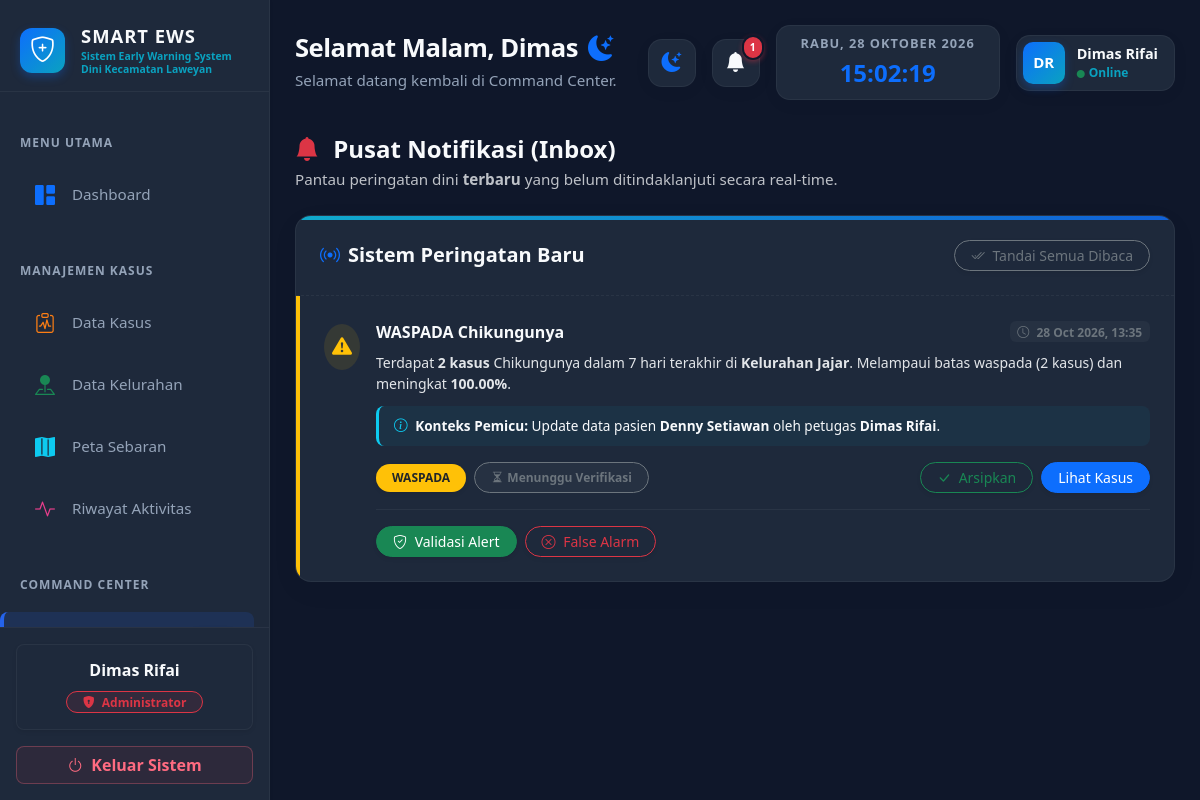
The page /pages/notifikasi/index.php (signed in) on the database its author committed.
### tables this page shows
CREATE TABLE `tabel_role` (
  `id_role` int NOT NULL,
  `nama_role` varchar(50) NOT NULL,
  `deskripsi` text,
  `created_at` timestamp NULL DEFAULT CURRENT_TIMESTAMP
);

CREATE TABLE `tabel_alert` (
  `id_alert` int NOT NULL,
  `id_pengguna` int DEFAULT NULL COMMENT 'Relasi ke petugas pembuat/pemicu alert',
  `id_kelurahan` int NOT NULL COMMENT 'Relasi ke lokasi yang memicu alert',
  `id_penyakit` int NOT NULL COMMENT 'Relasi ke penyakit wabahnya',
  `tingkat_alert` enum('waspada','potensi_wabah','penurunan') NOT NULL COMMENT 'Kuning, Merah, atau Hijau',
  `jumlah_kasus_aktual` int NOT NULL COMMENT 'Jumlah kasus di periode saat ini',
  `ambang_batas_digunakan` int NOT NULL COMMENT 'Angka threshold yang tertembus',
  `periode_hari_digunakan` int NOT NULL COMMENT 'Rentang waktu (misal: 7 hari)',
  `kasus_periode_sebelumnya` int NOT NULL COMMENT 'Jumlah kasus 7 hari sebelumnya',
  `persentase_kenaikan` decimal(5,2) NOT NULL COMMENT 'Nilai % kenaikan',
  `pesan_alert` varchar(255) NOT NULL COMMENT 'Teks yang akan dibaca petugas (misal: Kenaikan Kasus Diare)',
  `status_baca` enum('belum','sudah') DEFAULT 'belum' COMMENT 'Untuk menghilangkan tanda merah di ikon lonceng jika sudah diklik',
  `status_verifikasi` enum('menunggu','valid','abaikan') DEFAULT 'menunggu' COMMENT 'Status validasi dari atasan',
  `id_verifikator` int DEFAULT NULL COMMENT 'ID User yang melakukan verifikasi',
  `waktu_verifikasi` datetime DEFAULT NULL,
  `created_at` timestamp NULL DEFAULT CURRENT_TIMESTAMP COMMENT 'Waktu peringatan dipicu'
);

CREATE TABLE `tabel_penyakit` (
  `id_penyakit` int NOT NULL,
  `kode_icd` varchar(10) NOT NULL,
  `nama_populer` varchar(100) NOT NULL COMMENT 'Nama yang akan muncul di grafik dashboard (DBD, ISPA, dll)',
  `status_pantau` enum('aktif','nonaktif') DEFAULT 'aktif' COMMENT 'Apakah penyakit ini masuk dalam radar peringatan dini saat ini?',
  `id_pengguna` int DEFAULT NULL COMMENT 'ID user yang menambahkan/mengedit data terakhir',
  `created_at` timestamp NULL DEFAULT CURRENT_TIMESTAMP,
  `updated_at` timestamp NULL DEFAULT CURRENT_TIMESTAMP ON UPDATE CURRENT_TIMESTAMP
);

CREATE TABLE `tabel_kelurahan` (
  `id_kelurahan` int NOT NULL,
  `id_pengguna` int DEFAULT NULL COMMENT 'Relasi ke admin yang mendaftarkan wilayah',
  `kode_wilayah` varchar(20) NOT NULL COMMENT 'Kode referensi Kemendagri atau BPS (berguna untuk integrasi SATUSEHAT nantinya)',
  `nama_kelurahan` varchar(100) NOT NULL,
  `kodepos` varchar(10) DEFAULT NULL,
  `jumlah_penduduk` int DEFAULT '0' COMMENT 'Populasi riil untuk pembagi perhitungan rasio penyebaran wabah',
  `luas_wilayah_km2` decimal(10,2) DEFAULT '0.00' COMMENT 'Untuk menganalisis kepadatan penduduk berbanding kasus',
  `geo_polygon` json DEFAULT NULL COMMENT 'Menyimpan koordinat batas wilayah format GeoJSON untuk digambar di peta Bootstrap/Leaflet.js',
  `created_at` timestamp NULL DEFAULT CURRENT_TIMESTAMP,
  `updated_at` timestamp NULL DEFAULT CURRENT_TIMESTAMP ON UPDATE CURRENT_TIMESTAMP
);

CREATE TABLE `tabel_kasus` (
  `id_kasus` int NOT NULL,
  `id_pengguna` int NOT NULL COMMENT 'Relasi ke petugas yang menginput data',
  `id_penyakit` int NOT NULL COMMENT 'Relasi ke data penyakit (DBD, ISPA, dll)',
  `id_kelurahan` int NOT NULL COMMENT 'Relasi ke lokasi kejadian',
  `nik_pasien` varchar(16) NOT NULL,
  `nama_pasien` varchar(100) NOT NULL,
  `jenis_kelamin` enum('L','P') NOT NULL DEFAULT 'L',
  `tanggal_lahir` date DEFAULT NULL,
  `no_telepon` varchar(20) DEFAULT NULL,
  `alamat_lengkap` text,
  `tanggal_lapor` date NOT NULL,
  `tanggal_onset` date DEFAULT NULL,
  `tanggal_diagnosis` date DEFAULT NULL,
  `tanggal_selesai` date DEFAULT NULL,
  `status_kasus` enum('suspek','terkonfirmasi','sembuh','meninggal') DEFAULT 'terkonfirmasi',
  `is_deleted` tinyint(1) NOT NULL DEFAULT '0',
  `created_at` timestamp NULL DEFAULT CURRENT_TIMESTAMP,
  `updated_at` timestamp NULL DEFAULT CURRENT_TIMESTAMP ON UPDATE CURRENT_TIMESTAMP
);

CREATE TABLE `tabel_pengguna` (
  `id_pengguna` int NOT NULL,
  `id_role` int NOT NULL,
  `nama_lengkap` varchar(100) NOT NULL,
  `username` varchar(50) NOT NULL,
  `password_hash` varchar(255) NOT NULL,
  `email` varchar(100) DEFAULT NULL,
  `nip` varchar(50) DEFAULT NULL,
  `jabatan` varchar(100) DEFAULT NULL,
  `no_telepon` varchar(20) DEFAULT NULL,
  `jenis_kelamin` enum('L','P') DEFAULT NULL COMMENT 'L = Laki-laki, P = Perempuan',
  `alamat` text,
  `status_kepegawaian` enum('tetap','kontrak','magang') DEFAULT NULL,
  `status_aktif` enum('aktif','nonaktif') DEFAULT 'aktif',
  `last_login` timestamp NULL DEFAULT NULL,
  `created_at` timestamp NULL DEFAULT CURRENT_TIMESTAMP,
  `updated_at` timestamp NULL DEFAULT CURRENT_TIMESTAMP ON UPDATE CURRENT_TIMESTAMP
);

### pages/notifikasi/index.php (the view, shortened to what the rows shown need)
<?php
require_once '../../config/koneksi.php';
$id_role      = $_SESSION['id_role'];
$nama_lengkap = $_SESSION['nama_lengkap'];
$query_role = mysqli_query($koneksi, "SELECT nama_role FROM tabel_role WHERE id_role = '$id_role'");
$nama_role  = ($row = mysqli_fetch_assoc($query_role)) ? $row['nama_role'] : "User";
include '../../layout/header.php';
include '../../layout/sidebar.php';
?>
<div id="main-content">
    <?php include '../../layout/topbar.php'; ?>
    <div class="row g-4 mb-4">
        <div class="col-12">
            <div class="panel-card h-100 d-flex flex-column">
                <div class="list-group list-group-flush flex-grow-1">
                    <?php
                    $q_alert = mysqli_query($koneksi, "
                        SELECT a.*, k.nama_kelurahan, p.nama_populer
                        FROM tabel_alert a
                        JOIN tabel_kelurahan k ON a.id_kelurahan = k.id_kelurahan
                        JOIN tabel_penyakit p ON a.id_penyakit = p.id_penyakit
                        WHERE a.status_verifikasi != 'abaikan'
                        AND a.status_baca = 'belum'
                        ORDER BY a.created_at DESC
                    ");
                    if (mysqli_num_rows($q_alert) > 0) {
                        while ($alert = mysqli_fetch_assoc($q_alert)) {
                            $id_kelurahan = $alert['id_kelurahan'];
                            $id_penyakit = $alert['id_penyakit'];
                            if ($alert['tingkat_alert'] == 'potensi_wabah') {
                                $border_class = 'border-left-danger';
                                $icon = '<div class="bg-danger bg-opacity-10 rounded-circle p-2 d-inline-block"><i class="bi bi-exclamation-octagon-fill text-danger fs-5"></i></div>';
                                $badge = '<span class="badge bg-danger px-3 py-2 rounded-pill shadow-sm">POTENSI WABAH</span>';
                            } elseif ($alert['tingkat_alert'] == 'waspada') {
                                $border_class = 'border-left-warning';
                                $icon = '<div class="bg-warning bg-opacity-10 rounded-circle p-2 d-inline-block"><i class="bi bi-exclamation-triangle-fill text-warning fs-5"></i></div>';
                                $badge = '<span class="badge bg-warning text-dark px-3 py-2 rounded-pill shadow-sm">WASPADA</span>';
                            } else {
                                $border_class = 'border-left-success';
                                $icon = '<div class="bg-success bg-opacity-10 rounded-circle p-2 d-inline-block"><i class="bi bi-shield-check text-success fs-5"></i></div>';
                                $badge = '<span class="badge bg-success px-3 py-2 rounded-pill shadow-sm">KONDISI MEMBAIK</span>';
                            }
                            if ($alert['tingkat_alert'] == 'penurunan') {
                                $pesan_dinamis = "Kabar baik. Kasus aktif <b>{$alert['nama_populer']}</b> di <b>Kelurahan {$alert['nama_kelurahan']}</b> turun menjadi <b>{$alert['jumlah_kasus_aktual']} kasus</b> (di bawah ambang batas waspada).";
                            } elseif (!empty($alert['jumlah_kasus_aktual'])) {
                                $pesan_dinamis = "Terdapat <b>{$alert['jumlah_kasus_aktual']} kasus</b> {$alert['nama_populer']} dalam {$alert['periode_hari_digunakan']} hari terakhir di <b>Kelurahan {$alert['nama_kelurahan']}</b>. Melampaui batas waspada ({$alert['ambang_batas_digunakan']} kasus) dan meningkat <b>{$alert['persentase_kenaikan']}%</b>.";
                            } else {
                                $pesan_dinamis = "Terdeteksi lonjakan kasus <b>{$alert['nama_populer']}</b> di wilayah <b>Kelurahan {$alert['nama_kelurahan']}</b>.";
                            }
                            $waktu_alert = $alert['created_at'];
                            $q_trigger = mysqli_query($koneksi, "
                                SELECT k.nama_pasien, u.nama_lengkap AS nama_petugas
                                FROM tabel_kasus k
                                JOIN tabel_pengguna u ON k.id_pengguna = u.id_pengguna
                                WHERE k.id_kelurahan = '$id_kelurahan' AND k.id_penyakit = '$id_penyakit'
                                AND k.created_at <= '$waktu_alert'
                                ORDER BY k.created_at DESC LIMIT 1
                            ");
                            $info_pemicu = "";
                            if(mysqli_num_rows($q_trigger) > 0) {
                                $trigger = mysqli_fetch_assoc($q_trigger);
                                $info_pemicu = "
                                    <div class='alert-context-box'>
                                        <i class='bi bi-info-circle me-1 text-info'></i>
                                        <b>Konteks Pemicu:</b> Update data pasien <b>{$trigger['nama_pasien']}</b> oleh petugas <b>{$trigger['nama_petugas']}</b>.
                                    </div>
                                ";
                            }
                            if ($alert['status_verifikasi'] == 'menunggu') {
                                $badge .= ' <span class="badge bg-secondary bg-opacity-10 text-secondary border border-secondary px-3 py-2 rounded-pill ms-1"><i class="bi bi-hourglass-split me-1"></i>Menunggu Verifikasi</span>';
                            } else {
                                $badge .= ' <span class="badge bg-success bg-opacity-10 text-success border border-success px-3 py-2 rounded-pill ms-1"><i class="bi bi-shield-check me-1"></i>Terverifikasi</span>';
                            }
                            $waktu = date('d M Y, H:i', strtotime($alert['created_at']));
                            echo "
                            <div class='list-group-item-custom $border_class d-flex gap-3 align-items-start'>
                                <div class='mt-1'>$icon</div>
                                <div class='flex-grow-1'>
                                    <div class='d-flex justify-content-between align-items-center mb-2'>
                                        <div class='fw-bold fs-6'>{$alert['pesan_alert']}</div>
                                        <span class='badge bg-secondary bg-opacity-10 text-secondary'><i class='bi bi-clock me-1'></i> $waktu</span>
                                    </div>
                                    <p class='mb-2 small' style='opacity: 0.9;'>$pesan_dinamis</p>
                                    $info_pemicu
                                    <div class='d-flex flex-wrap justify-content-between align-items-center mt-3 gap-2'>
                                        <div>$badge</div>
                                        <div class='d-flex gap-2'>
                                            <a href='proses_baca.php?id={$alert['id_alert']}' class='btn btn-sm btn-outline-success rounded-pill px-3 shadow-sm' title='Tandai Selesai (Arsipkan)'>
                                                <i class='bi bi-check-lg me-1'></i> Arsipkan
                                            </a>
                                            <a href='../kasus/index.php?filter_kelurahan={$alert['id_kelurahan']}' class='btn btn-sm btn-primary rounded-pill px-3 shadow-sm'>Lihat Kasus</a>
                                        </div>
                                    </div>";
                            if ($alert['status_verifikasi'] == 'menunggu' && $_SESSION['id_role'] == 1) {
                                echo "
                                    <div class='mt-3 pt-3 border-top d-flex gap-2' style='border-color: var(--border-color) !important;'>
                                        <a href='proses_verifikasi.php?id={$alert['id_alert']}&aksi=valid' class='btn btn-sm btn-success rounded-pill px-3 shadow-sm'><i class='bi bi-shield-check me-1'></i> Validasi Alert</a>
                                        <a href='proses_verifikasi.php?id={$alert['id_alert']}&aksi=abaikan' class='btn btn-sm btn-outline-danger rounded-pill px-3 shadow-sm' onclick=\"return confirm('Yakin ingin mengabaikan peringatan ini?');\"><i class='bi bi-x-circle me-1'></i> False Alarm</a>
                                    </div>
                                ";
                            }
                            echo "      </div>
                            </div>";
                        }
                    }
                    ?>
                </div>
            </div>
        </div>
    </div>
</div>
<?php include '../../layout/footer.php'; ?>

### layout/sidebar.php (shortened to what the rows shown need)
<?php
$role_badge_class = '';
$role_icon = '';
if (isset($_SESSION['id_role']) && $_SESSION['id_role'] == 1) {
    $role_badge_class = 'bg-danger bg-opacity-10 text-danger border border-danger';
    $role_icon = 'bi-shield-lock-fill';
} else {
    $role_badge_class = 'bg-info bg-opacity-10 text-info border border-info';
    $role_icon = 'bi-person-badge';
}
?>
<div id="sidebar" class="shadow-sm">
    <div class="mt-auto p-3 border-top" style="border-color: var(--border-color) !important;">
        <div class="bottom-profile-card shadow-sm mb-3 text-center rounded-3 p-2 pb-3">
            <h6 class="text-dynamic mb-2 fw-bold mt-2"><?= htmlspecialchars($nama_lengkap); ?></h6>
            <span class="badge <?= $role_badge_class; ?> px-3 py-1 rounded-pill" style="font-weight: 600;">
                <i class="bi <?= $role_icon; ?> me-1"></i> <?= htmlspecialchars($nama_role); ?>
            </span>
        </div>
    </div>
</div>

### rows shown on the page
tabel_role: nama_role "Administrator"
tabel_alert: tingkat_alert "waspada" (drawn), pesan_alert "WASPADA Chikungunya", created_at "28 Oct 2026, 13:35", jumlah_kasus_aktual "2", id_penyakit.nama_populer "Chikungunya", periode_hari_digunakan "7", id_kelurahan.nama_kelurahan "Jajar", ambang_batas_digunakan "2", persentase_kenaikan "100.00", tabel_kasus.nama_pasien "Denny Setiawan", tabel_pengguna.nama_lengkap "Dimas Rifai", status_verifikasi "menunggu" (drawn)

### other values the page prints
$nama_lengkap "Dimas Rifai"
$salam "Selamat Malam"
$nama_panggilan "Dimas"
$jumlah_notif_baru "1"
$inisial "DR"
